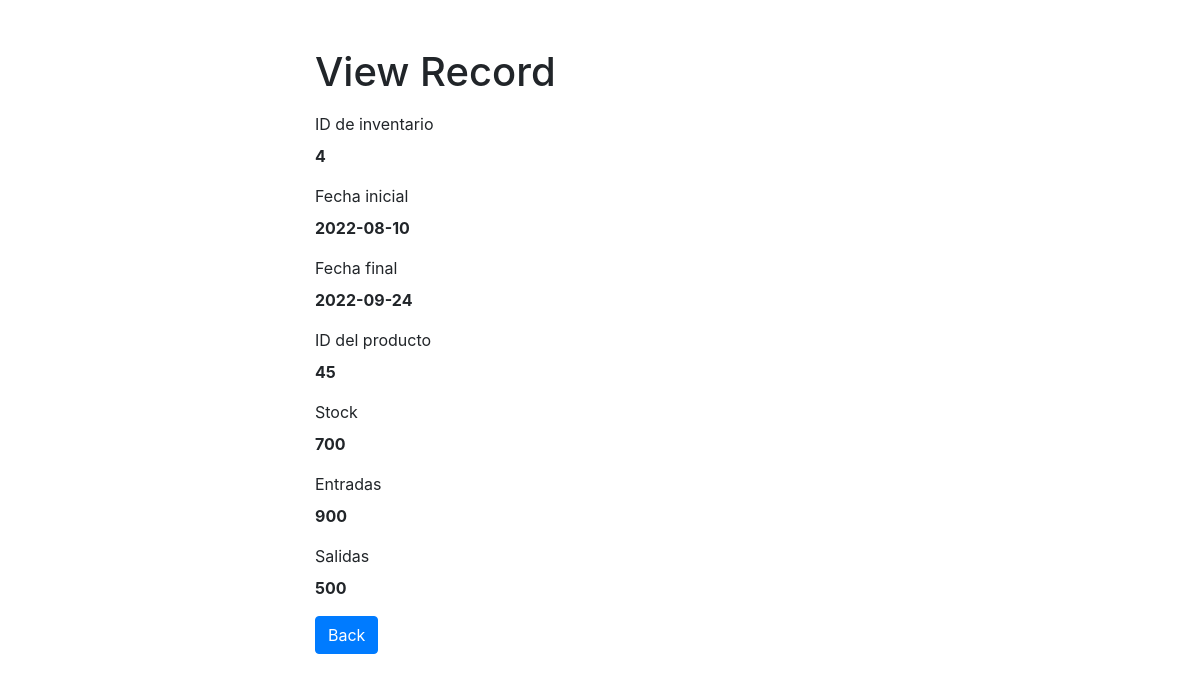
The app's page /inventory/read.php?id_inventory=4 with its own data.
### tables this page shows
CREATE TABLE IF NOT EXISTS `inventory` (
  `id_inventory` int(11) NOT NULL AUTO_INCREMENT,
  `date_in` date NOT NULL,
  `date_out` date NOT NULL,
  `id_product` int(11) NOT NULL,
  `stock_in` int(11) NOT NULL,
  `entries` int(11) NOT NULL,
  `outlets` int(11) NOT NULL,
  PRIMARY KEY (`id_inventory`)
);

### inventory/read.php (the view, shortened to what this page needs)
<?php
if(isset($_GET["id_inventory"]) && !empty(trim($_GET["id_inventory"]))){
    require_once "../connection/config.php";
    $sql = "SELECT * FROM inventory WHERE id_inventory = ?";
    if($stmt = mysqli_prepare($link, $sql)){
        mysqli_stmt_bind_param($stmt, "i", $param_id);
        if(mysqli_stmt_execute($stmt)){
            $result = mysqli_stmt_get_result($stmt);
            if(mysqli_num_rows($result) == 1){
                $row = mysqli_fetch_array($result, MYSQLI_ASSOC);
            } else{
                header("location: inventory.php");
                exit();
            }
        } else{
            echo "Oops! Something went wrong. Please try again later.";
        }
    }
} else{
    header("location: inventory.php");
    exit();
}
?>
<!DOCTYPE html>
<html lang="en">
<head>
    <link rel="stylesheet" href="https://stackpath.bootstrapcdn.com/bootstrap/4.5.2/css/bootstrap.min.css">
</head>
<body>
    <div class="wrapper">
        <div class="container-fluid">
            <div class="row">
                <div class="col-md-12">
                    <h1 class="mt-5 mb-3">View Record</h1>
                    <div class="form-group">
                        <label>ID de inventario</label>
                        <p><b><?php echo $row["id_inventory"]; ?></b></p>
                    </div>
                    <div class="form-group">
                        <label>Fecha inicial</label>
                        <p><b><?php echo $row["date_in"]; ?></b></p>
                    </div>
                    <div class="form-group">
                        <label>Fecha final</label>
                        <p><b><?php echo $row["date_out"]; ?></b></p>
                    </div>
                    <div class="form-group">
                        <label>ID del producto</label>
                        <p><b><?php echo $row["id_product"]; ?></b></p>
                    </div>
                    <div class="form-group">
                        <label>Stock</label>
                        <p><b><?php echo $row["stock_in"]; ?></b></p>
                    </div>
                    <div class="form-group">
                        <label>Entradas</label>
                        <p><b><?php echo $row["entries"]; ?></b></p>
                    </div>
                    <div class="form-group">
                        <label>Salidas</label>
                        <p><b><?php echo $row["outlets"]; ?></b></p>
                    </div>
                    <p><a href="inventory.php" class="btn btn-primary">Back</a></p>
                </div>
            </div>
        </div>
    </div>
</body>
</html>

### inventory/read.php (style rules this page uses)
.wrapper { width: 600px; margin: 0 auto; }

### records on screen
inventory: id_inventory "4", date_in "2022-08-10", date_out "2022-09-24", id_product "45", stock_in "700", entries "900", outlets "500"
